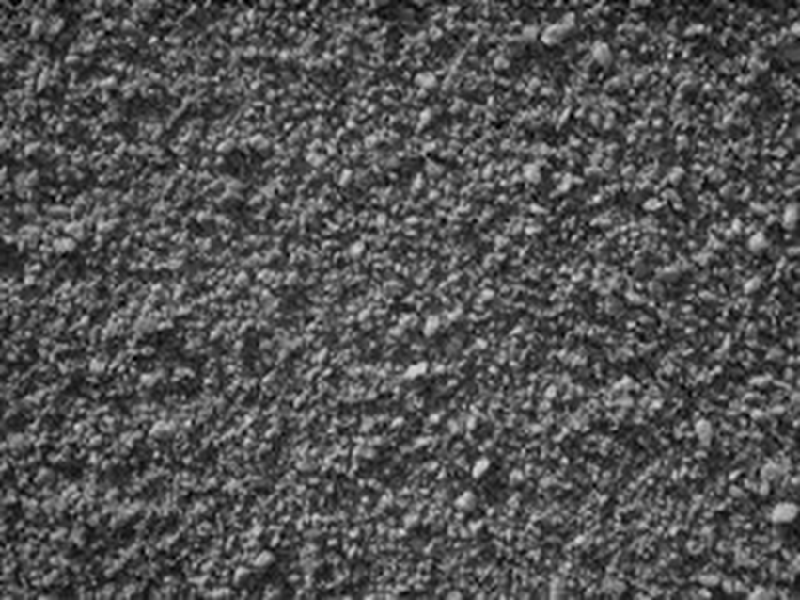
//> input picture sonar_sim_cloud/cloudImgs/stucci1.jpg, 800 x 600 px
$ ./undistort ../sonar_sim_cloud/cloudImgs/stucci1.jpg   (built with g++ and OpenCV 4)
//> lines starting //> are read from the running program, lines starting //| are printed output that depends on the picture
#include <iostream>
#include <sstream>
#include <time.h>
#include <stdio.h>

#include <opencv2/core/core.hpp>
#include <opencv2/imgproc/imgproc.hpp>
#include <opencv2/calib3d/calib3d.hpp>
#include <opencv2/highgui/highgui.hpp>

using namespace cv;
using namespace std;

int k1_max = 2001;
int k2_max = 2001;
int k3_max = 2001;
int p1_max = 2001;
int p2_max = 2001;
int k1 = 1001;
int k2 = 1001;
int k3 = 1001;
int p1 = 1001;
int p2 = 1001;

Mat grid;
Mat src;
Size imageSize;


void cv::initUndistortRectifyMap( InputArray _cameraMatrix, InputArray _distCoeffs,
				  InputArray _matR, InputArray _newCameraMatrix,
				  Size size, int m1type, OutputArray _map1, OutputArray _map2 )
{

  cout << "USING MY OWN initUndistorRectifyMap" << endl;
  Mat cameraMatrix = _cameraMatrix.getMat(), distCoeffs = _distCoeffs.getMat();
  Mat matR = _matR.getMat(), newCameraMatrix = _newCameraMatrix.getMat();

  if( m1type <= 0 )
    m1type = CV_16SC2;
  CV_Assert( m1type == CV_16SC2 || m1type == CV_32FC1 || m1type == CV_32FC2 );
  _map1.create( size, m1type );
  Mat map1 = _map1.getMat(), map2;
  if( m1type != CV_32FC2 )
    {
      _map2.create( size, m1type == CV_16SC2 ? CV_16UC1 : CV_32FC1 );
      map2 = _map2.getMat();
    }
  else
    _map2.release();

  Mat_<double> R = Mat_<double>::eye(3, 3);
  Mat_<double> A = Mat_<double>(cameraMatrix), Ar;

  if( newCameraMatrix.data )
    Ar = Mat_<double>(newCameraMatrix);
  else
    Ar = getDefaultNewCameraMatrix( A, size, true );

  if( matR.data )
    R = Mat_<double>(matR);

  if( distCoeffs.data )
    distCoeffs = Mat_<double>(distCoeffs);
  else
    {
      distCoeffs.create(8, 1, CV_64F);
      distCoeffs = 0.;
    }

  CV_Assert( A.size() == Size(3,3) && A.size() == R.size() );
  CV_Assert( Ar.size() == Size(3,3) || Ar.size() == Size(4, 3));
  Mat_<double> iR = (Ar.colRange(0,3)*R).inv(DECOMP_LU);
  const double* ir = &iR(0,0);

  double u0 = A(0, 2),  v0 = A(1, 2);
  double fx = A(0, 0),  fy = A(1, 1);

  CV_Assert( distCoeffs.size() == Size(1, 4) || distCoeffs.size() == Size(4, 1) ||
	     distCoeffs.size() == Size(1, 5) || distCoeffs.size() == Size(5, 1) ||
	     distCoeffs.size() == Size(1, 8) || distCoeffs.size() == Size(8, 1));

  if( distCoeffs.rows != 1 && !distCoeffs.isContinuous() )
    distCoeffs = distCoeffs.t();

  double k1 = ((double*)distCoeffs.data)[0];
  double k2 = ((double*)distCoeffs.data)[1];
  double p1 = ((double*)distCoeffs.data)[2];
  double p2 = ((double*)distCoeffs.data)[3];
  double k3 = distCoeffs.cols + distCoeffs.rows - 1 >= 5 ? ((double*)distCoeffs.data)[4] : 0.;
  double k4 = distCoeffs.cols + distCoeffs.rows - 1 >= 8 ? ((double*)distCoeffs.data)[5] : 0.;
  double k5 = distCoeffs.cols + distCoeffs.rows - 1 >= 8 ? ((double*)distCoeffs.data)[6] : 0.;
  double k6 = distCoeffs.cols + distCoeffs.rows - 1 >= 8 ? ((double*)distCoeffs.data)[7] : 0.;

  for( int i = 0; i < size.height; i++ )
    {
      float* m1f = (float*)(map1.data + map1.step*i);
      float* m2f = (float*)(map2.data + map2.step*i);
      short* m1 = (short*)m1f;
      ushort* m2 = (ushort*)m2f;
      double _x = i*ir[1] + ir[2], _y = i*ir[4] + ir[5], _w = i*ir[7] + ir[8];

      for( int j = 0; j < size.width; j++, _x += ir[0], _y += ir[3], _w += ir[6] )
        {
	  double w = 1./_w, x = _x*w, y = _y*w;
	  double x2 = x*x, y2 = y*y;
	  double r2 = x2 + y2, _2xy = 2*x*y;
	  double kr = (1 + ((k3*r2 + k2)*r2 + k1)*r2)/(1 + ((k6*r2 + k5)*r2 + k4)*r2);
	  double u = fx*(x*kr + p1*_2xy + p2*(r2 + 2*x2)) + u0;
	  double v = fy*(y*kr + p1*(r2 + 2*y2) + p2*_2xy) + v0;

	  if(j==0 && i==0)
	    {
	      cout << "_x = " << _x << endl;
	      cout << "_y = " << _y << endl;
	      cout << "_w = " << _w << endl;
	      cout << "x = " << x << endl;
	      cout << "y = " << y << endl;
	      cout << "w = " << w << endl;
	      cout << "x2 = " << x2 << endl;
	      cout << "y2 = " << y2 << endl;
	      cout << "r2 = " << r2 << endl;
	      cout << "kr = " << kr << endl;
	      cout << "u = " << u << endl;
	      cout << "v = " << v << endl;
	    }

	  if( m1type == CV_16SC2 )
            {
	      int iu = saturate_cast<int>(u*INTER_TAB_SIZE);
	      int iv = saturate_cast<int>(v*INTER_TAB_SIZE);
	      m1[j*2] = (short)(iu >> INTER_BITS);
	      m1[j*2+1] = (short)(iv >> INTER_BITS);
	      m2[j] = (ushort)((iv & (INTER_TAB_SIZE-1))*INTER_TAB_SIZE + (iu & (INTER_TAB_SIZE-1)));
            }
	  else if( m1type == CV_32FC1 )
            {
	      m1f[j] = (float)u;
	      m2f[j] = (float)v;
	      //if(j==0)
	      //cout << "j=0 -> u=" << u << endl;
            }
	  else
            {
	      m1f[j*2] = (float)u;
	      m1f[j*2+1] = (float)v;
            }
        }
    }
}


// [54 lines left out: function trackbarCallback, not called in this run]


int main(int argc, char** argv)
{

  src = imread(argv[1]);
//> src is the input picture: 600 rows x 800 cols, CV_8UC3; min 0, max 223, mean 82.3

  imageSize = src.size();
//> imageSize = Size(800, 600)
  double alpha;

  grid = Mat::zeros(540,720,CV_8U);

  for(int i=0; i<=13; i++)
    {
      line(grid, Point (0,i*60), Point (grid.cols,i*60), Scalar(255,255,255));
      line(grid, Point (i*60,0), Point (i*60,grid.rows), Scalar(255,255,255));
    }
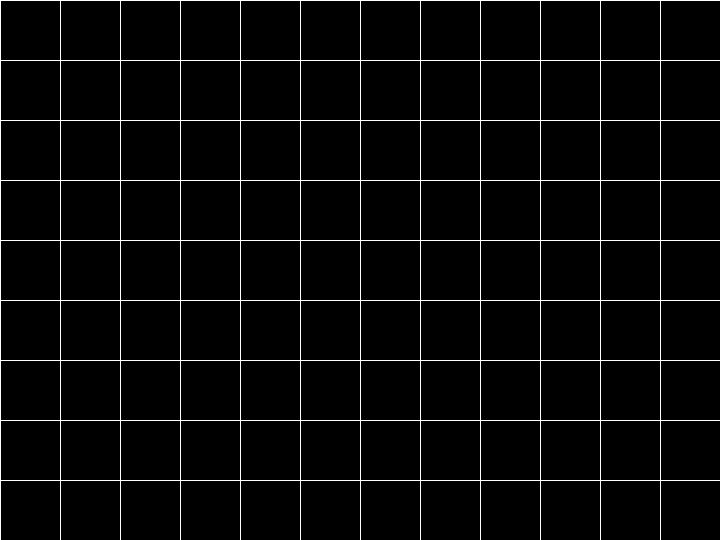
//> grid: 540 rows x 720 cols, CV_8UC1; 3.3% white in thin lines or dots

  namedWindow("Grid");
  namedWindow("Output");
  imshow("Grid", grid);
  waitKey(100);

  createTrackbar("k1_track","Output", &k1, k1_max, trackbarCallback);
  createTrackbar("k2_track","Output", &k2, k2_max, trackbarCallback);
  createTrackbar("k3_track","Output", &k3, k3_max, trackbarCallback);
  createTrackbar("p1_track","Output", &p1, p1_max, trackbarCallback);
  createTrackbar("p2_track","Output", &p2, p2_max, trackbarCallback);

  //************************************************************/

  //double cmat[3][3] = {{fx, 0, cx}, {0, fy, cy}, {0, 0, 1}};
  double carr[3][3] = {361.52, 0, 359.5, 0, 363.871, 269.5, 0, 0, 1};
  //float rarr[3][3] = {{1, 0, 0}, {0, 1, 0, 0, 0, 1}; //Identity matrix??
  //float tarr[3] = ;
  double darr[5][1] = {-0.29454, 0.112814, 0.00269189, 0.002134487, -0.02799817};

  Mat cameraMatrix(3,3,DataType<double>::type,carr); //Intrinsics
  Mat rvec = Mat::zeros(3,1,DataType<double>::type); //Rodrigues Rotation Vector
  Mat rmat = Mat::eye(3,3,DataType<double>::type); //Rotation Matrix (Euler??)
  Mat tvec = Mat::zeros(3,1,DataType<double>::type);
  Mat distCoeffs(5,1,DataType<double>::type,darr);//,darr)


  Mat view, rview, map1, map2, newCameraMatrix;
        initUndistortRectifyMap(cameraMatrix, distCoeffs, Mat(),cameraMatrix,
            imageSize, CV_16SC2, map1, map2);
//> after the loop in initUndistortRectifyMap, `for( int i = 0; i < size.height; i++ )`:
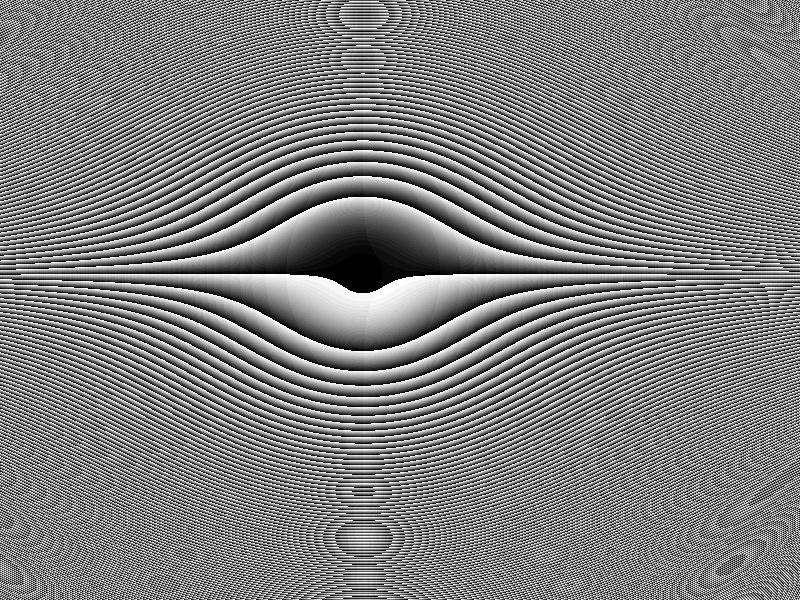
//> map2: 600 rows x 800 cols, CV_16UC1; min 0, max 1023, mean 509.5; drawn with min black and max white

	cout << "DISTORTION COEFFS:" << endl << distCoeffs << endl; //AMS

	Mat rgrid;
	remap(grid, rgrid, map1, map2, INTER_LINEAR);

	imshow("Output", rgrid);
	waitKey(0);

    return 0;
}
